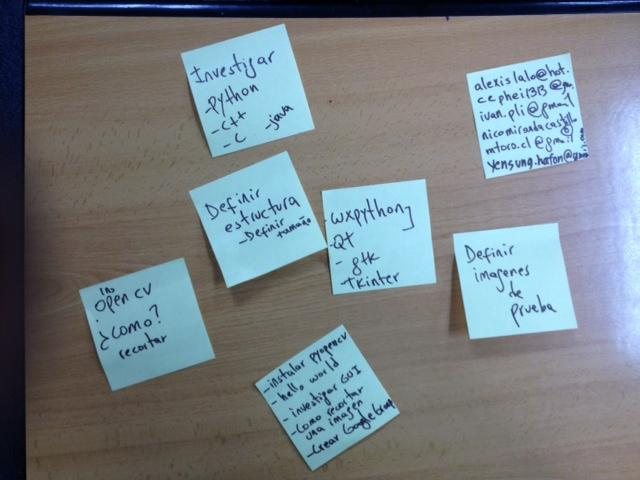
#> input picture image.jpg, 640 x 480 px
$ python test1.py   (Python 2 division)
#> lines starting #> are read from the running program, lines starting #| are printed output that depends on the picture; after the words box and inside, x2 and y2 are one past the last pixel; in counts of white or black regions, pixels touching at a corner belong together
import numpy as np
import cv2
import math

def segment_on_dt(a, img):
    border = cv2.dilate(img, None, iterations=5)
    border = border - cv2.erode(border, None)

    dt = cv2.distanceTransform(img, 2, 3)
    dt = ((dt - dt.min()) / (dt.max() - dt.min()) * 255).astype(np.uint8)
    _, dt = cv2.threshold(dt, 180, 255, cv2.THRESH_BINARY)
    lbl, ncc = label(dt)
    lbl = lbl * (255/ncc)
    # Completing the markers now.
    lbl[border == 255] = 255

    lbl = lbl.astype(np.int32)
    cv2.watershed(a, lbl)

    lbl[lbl == -1] = 0
    lbl = lbl.astype(np.uint8)
    return 255 - lbl

def binarizar(im, thr):
  for j in range(len(im)):
    for i in range(len(im[j])):
      mean = np.mean(im[j,i])
      if mean > thr:
        im[j,i] = (0,0,0)
  return im

def angle_cos(p0, p1, p2):
    d1, d2 = (p0-p1).astype('float'), (p2-p1).astype('float')
    return abs( np.dot(d1, d2) / np.sqrt( np.dot(d1, d1)*np.dot(d2, d2) ) )

im = cv2.imread('image.jpg')
#> im is the input picture: shape (480, 640, 3); mean B, G, R 133.4, 127.7, 117.7
im = cv2.resize(im, (800,600))
#> im: shape (600, 800, 3)
#a = np.asarray(im)
#im = cv2.fromarray(a)
#print a
for gray in cv2.split(im):
    imgray = gray
    #imgray = cv2.cvtColor(im,cv2.COLOR_BGR2GRAY)
    #imgray = cv2.equalizeHist(imgray)

    #imgray[imgray>250] = 0
    #im = binarizar(im, 155)
    for thr in xrange(0, 255, 250):
        #retval, imgray = cv2.threshold(gray, thr, 255, cv2.THRESH_BINARY)
        #imgray[imgray>thr] = 255
        #imgray[imgray<=thr] = 0

	if thr == 0:
            imgc2 = cv2.Canny(gray, 20,150,5)
	else:
	    retval, imgc2 = cv2.threshold(gray,0,255,cv2.THRESH_BINARY_INV+cv2.THRESH_OTSU)
	    #retval, imgc2 = cv2.threshold(gray,0,255,cv2.THRESH_BINARY+cv2.THRESH_OTSU)
	    """
            img_bin = cv2.morphologyEx(imgc2, cv2.MORPH_OPEN, np.ones((3, 3), dtype=int))

            result = segment_on_dt(im, img_bin)
	    cv2.imshow("cas", result)
            cv2.waitKey()
            """

	    #retval, imgc2 = cv2.threshold(gray,0,255,cv2.THRESH_OTSU)
            """
	    fg = cv2.erode(imgray,None,iterations = 2)
	    bgt = cv2.dilate(imgray,None,iterations = 3)
            ret,bg = cv2.threshold(bgt,1,128,1)
            marker = cv2.add(fg,bg)
	    marker32 = np.int32(marker)
            cv2.watershed(im,marker32)
            m = cv2.convertScaleAbs(marker32)
            ret,thresh = cv2.threshold(m,0,255,cv2.THRESH_BINARY+cv2.THRESH_OTSU)
            res = cv2.bitwise_and(im,im,mask = thresh)
            imgc2 = imgray
            cv2.imshow("cas", im)
	    """


        cv2.imshow("window", imgray)
        cv2.imshow("window1", imgc2)
        cv2.waitKey()
        """
        lines = cv2.HoughLinesP(imgc2, 1, np.pi/180, 30, 30, 5)
        for line in lines[0]:
            #print line
            cv2.line(imgray, (line[0], line[1]), (line[2],line[3]), (0,0,255), 2)
        """
        #imgray = cv2.blur(imgray,(3,3))
        #imgray = cv2.GaussianBlur(imgray,(5,5),0)
        ret,thresh = cv2.threshold(imgc2,127,255,0)
        contours, hierarchy = cv2.findContours(imgc2,cv2.RETR_LIST,cv2.CHAIN_APPROX_SIMPLE)
        squares = []
        rejected = []
        random = []
        donde = []
        for cnt in contours:
            cnt_len = cv2.arcLength(cnt, True)
            #cnt = cv2.approxPolyDP(cnt, 0.02*cnt_len, True)
            if cv2.contourArea(cnt)>1000: #len(cnt) == 4 and cv2.contourArea(cnt) > 6:# and cv2.isContourConvex(cnt):
                cnt = cnt.reshape(-1, 2)
                max_cos = np.max([angle_cos( cnt[i], cnt[(i+1) % 4], cnt[(i+2) % 4] ) for i in xrange(4)])
                if max_cos < 0.1:
                    squares.append(cnt)
    	        else:
    		    squares.append(cnt)
                cv2.drawContours(im,[cnt],0,(255,0,255),3)
    	        print cv2.contourArea(cnt), cnt
                cv2.imshow("window", im)
                cv2.waitKey()
        	"""
        	cv2.drawContours(im,squares,-1,(0,255,0),3)
        	cv2.drawContours(im,rejected,-1,(255,0,0),3)
                cv2.imshow("window", im)
                cv2.waitKey()
    	        """
            elif cv2.contourArea(cnt)>10:
                random.append(cnt)
        	#cv2.drawContours(im,[cnt],0,(0,0,255),2)
                #random.append(cnt)
    	        """
                cv2.drawContours(im,random,-1,(0,0,255),3)
                cv2.imshow("window", im)
                cv2.waitKey()
    	        """
    	    else:
    	        """
                cv2.drawContours(im,[cnt],0,(255,0,255),3)
                cv2.imshow("window", im)
                cv2.waitKey()
    	        """
                """
    	        cv2.drawContours(im,[cnt],0,(255,0,255),3)
                cv2.imshow("window", im)
                cv2.waitKey()
    	        """

        cv2.drawContours(im,squares,-1,(0,255,0),3)
        cv2.imshow("window", im)
        cv2.waitKey()
    break
#> this loop made 1 pass
#> (printed output is left out)
#> pass 1, `imgray = gray`:
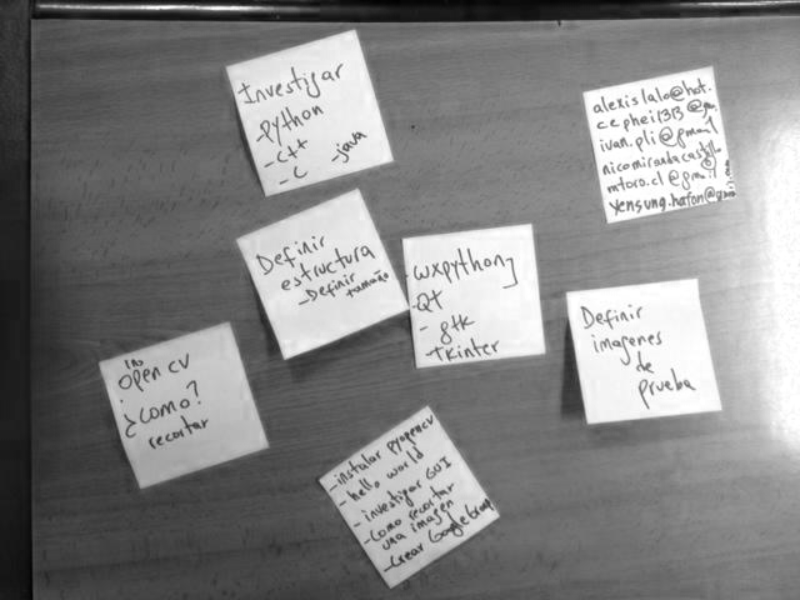
#> imgray: shape (600, 800); min 0, max 255, mean 133.3
#> pass 1, `cv2.imshow("window1", imgc2)`:
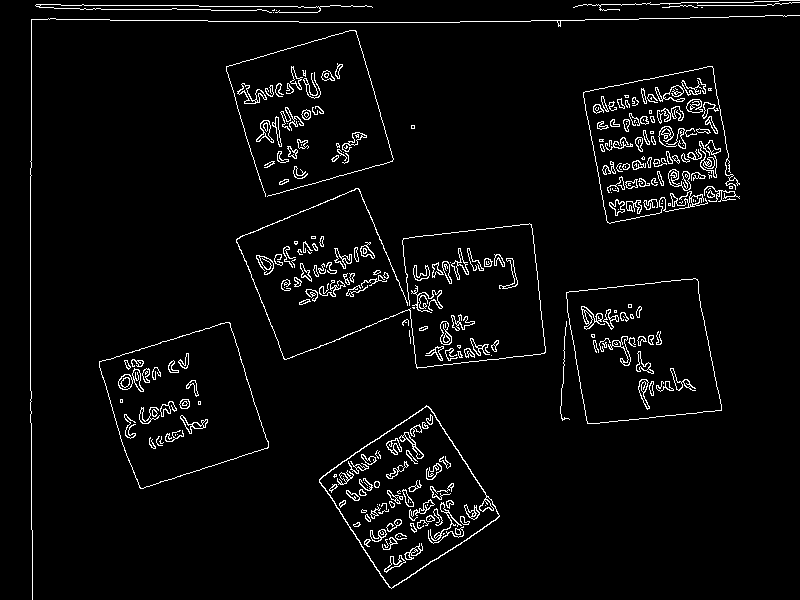
#> window 'window1': shape (600, 800); 3.9% white in thin lines or dots
#> pass 1, `cv2.imshow("window", im)`:
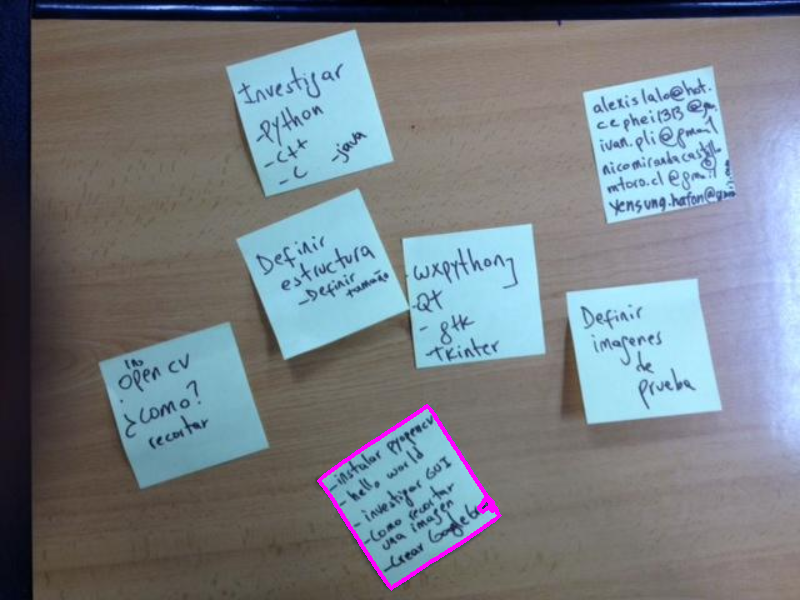
#> window 'window': shape (600, 800, 3); mean B, G, R 133.8, 127, 118.3
#> after the loop:
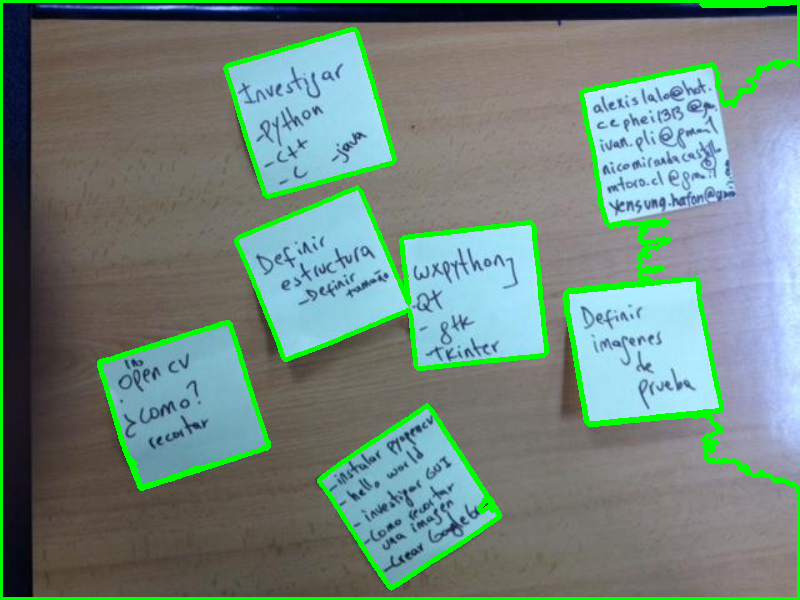
#> im: shape (600, 800, 3); mean B, G, R 125.9, 135.6, 111.4
#> after the loop:
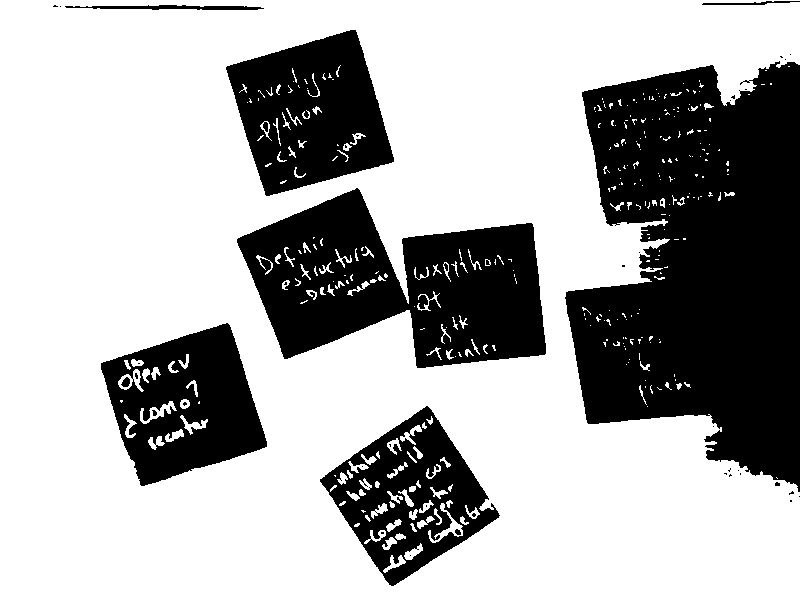
#> imgc2: shape (600, 800); 67.8% white; 43 black regions (33 under 20 px), largest, box (x1, y1, x2, y2) and area: (565, 61, 800, 492) 72778, (237, 188, 546, 368) 33175, (226, 30, 394, 196) 17691
#> after the loop, cnt = 626 pairs, first value 0 to 799, second value 0 to 599; max_cos = 0.528

$ run again, with horse.bmp saved as image.jpg
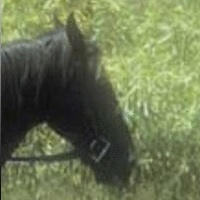
#> input picture horse.bmp, 200 x 200 px
#> im is the input picture: shape (200, 200, 3); mean B, G, R 82.1, 117.5, 107.5
#> the loop `for gray in cv2.split(im):` made 1 pass
#> (printed output is left out)
#> pass 1, `cv2.imshow("window1", imgc2)`:
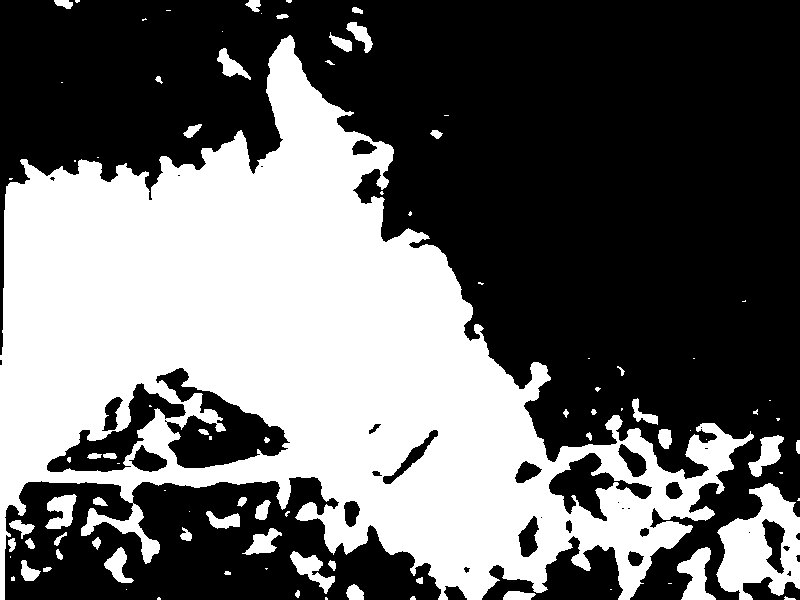
#> window 'window1': shape (600, 800); 40.8% white; 92 white regions (42 under 20 px), largest, box (x1, y1, x2, y2) and area: (0, 35, 754, 600) 180928, (716, 483, 800, 600) 5663, (677, 547, 716, 600) 1101
#> after the loop `for gray in cv2.split(im):`:
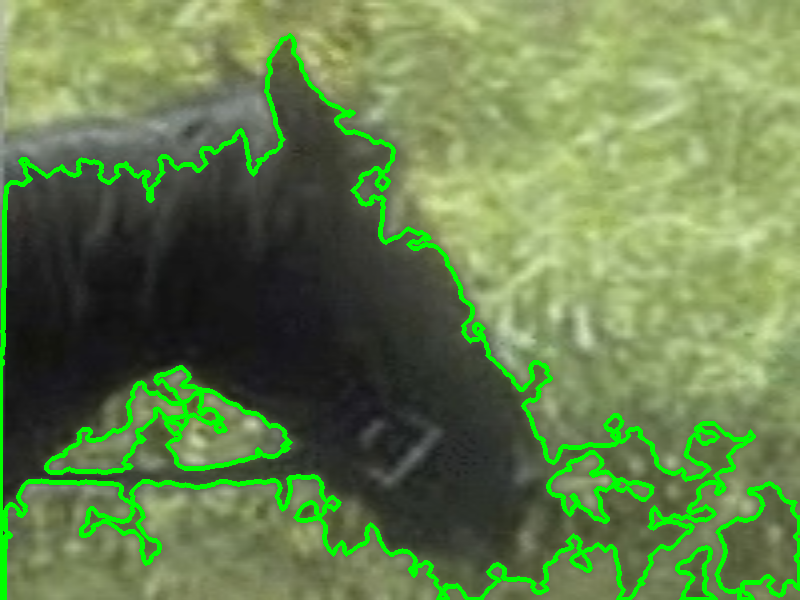
#> im: shape (600, 800, 3); mean B, G, R 77.6, 126.7, 101.7
#> after the loop `for gray in cv2.split(im):`: cnt = contour of 16 points, box (x1, y1, x2, y2) (54, 0, 73, 9), area 96; max_cos = 0.981
